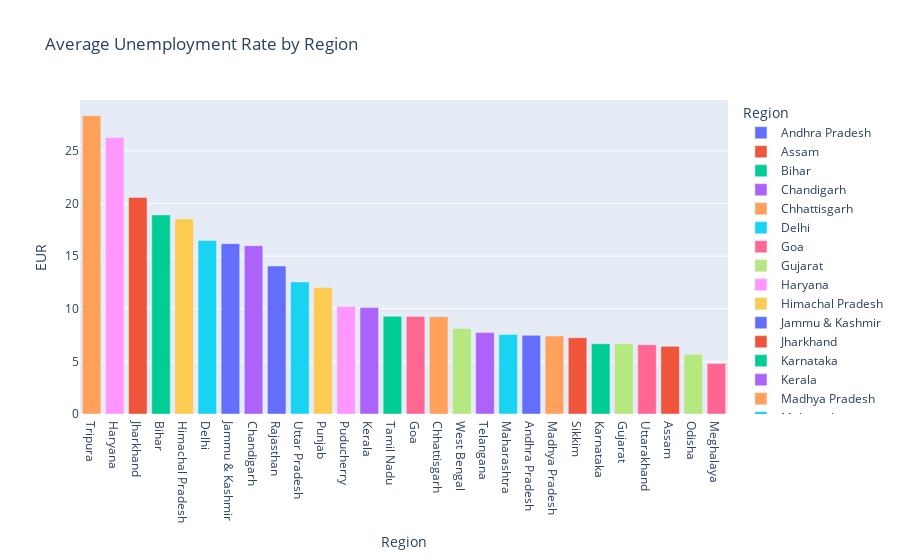

Notebook source saved alongside this figure:
### Code cell
import plotly.express as px
region = unemp_df.groupby(["Region"])[['EUR', "EE", "ELPR"]].mean()
region = pd.DataFrame(region).reset_index()

fig = px.bar(region, x="Region", y="EUR", color="Region", title="Average Unemployment Rate by Region")
fig.update_layout(xaxis={'categoryorder':'total descending'})
fig.show()

### Figure 1 — Plotly figure (JSON) as saved in the notebook; plotly's stock layout.template omitted (floating-point values rounded to 4 significant figures)
{"data": [{"alignmentgroup": "True", "hovertemplate": "Region=%{x}<br>EUR=%{y}<extra></extra>", "legendgroup": "Andhra Pradesh", "marker": {"color": "#636efa"}, "name": "Andhra Pradesh", "offsetgroup": "Andhra Pradesh", "orientation": "v", "showlegend": true, "textposition": "auto", "type": "bar", "x": ["Andhra Pradesh"], "xaxis": "x", "y": [7.477], "yaxis": "y"}, {"alignmentgroup": "True", "hovertemplate": "Region=%{x}<br>EUR=%{y}<extra></extra>", "legendgroup": "Assam", "marker": {"color": "#EF553B"}, "name": "Assam", "offsetgroup": "Assam", "orientation": "v", "showlegend": true, "textposition": "auto", "type": "bar", "x": ["Assam"], "xaxis": "x", "y": [6.428], "yaxis": "y"}, {"alignmentgroup": "True", "hovertemplate": "Region=%{x}<br>EUR=%{y}<extra></extra>", "legendgroup": "Bihar", "marker": {"color": "#00cc96"}, "name": "Bihar", "offsetgroup": "Bihar", "orientation": "v", "showlegend": true, "textposition": "auto", "type": "bar", "x": ["Bihar"], "xaxis": "x", "y": [18.92], "yaxis": "y"}, {"alignmentgroup": "True", "hovertemplate": "Region=%{x}<br>EUR=%{y}<extra></extra>", "legendgroup": "Chandigarh", "marker": {"color": "#ab63fa"}, "name": "Chandigarh", "offsetgroup": "Chandigarh", "orientation": "v", "showlegend": true, "textposition": "auto", "type": "bar", "x": ["Chandigarh"], "xaxis": "x", "y": [15.99], "yaxis": "y"}, {"alignmentgroup": "True", "hovertemplate": "Region=%{x}<br>EUR=%{y}<extra></extra>", "legendgroup": "Chhattisgarh", "marker": {"color": "#FFA15A"}, "name": "Chhattisgarh", "offsetgroup": "Chhattisgarh", "orientation": "v", "showlegend": true, "textposition": "auto", "type": "bar", "x": ["Chhattisgarh"], "xaxis": "x", "y": [9.24], "yaxis": "y"}, {"alignmentgroup": "True", "hovertemplate": "Region=%{x}<br>EUR=%{y}<extra></extra>", "legendgroup": "Delhi", "marker": {"color": "#19d3f3"}, "name": "Delhi", "offsetgroup": "Delhi", "orientation": "v", "showlegend": true, "textposition": "auto", "type": "bar", "x": ["Delhi"], "xaxis": "x", "y": [16.5], "yaxis": "y"}, {"alignmentgroup": "True", "hovertemplate": "Region=%{x}<br>EUR=%{y}<extra></extra>", "legendgroup": "Goa", "marker": {"color": "#FF6692"}, "name": "Goa", "offsetgroup": "Goa", "orientation": "v", "showlegend": true, "textposition": "auto", "type": "bar", "x": ["Goa"], "xaxis": "x", "y": [9.274], "yaxis": "y"}, {"alignmentgroup": "True", "hovertemplate": "Region=%{x}<br>EUR=%{y}<extra></extra>", "legendgroup": "Gujarat", "marker": {"color": "#B6E880"}, "name": "Gujarat", "offsetgroup": "Gujarat", "orientation": "v", "showlegend": true, "textposition": "auto", "type": "bar", "x": ["Gujarat"], "xaxis": "x", "y": [6.664], "yaxis": "y"}, {"alignmentgroup": "True", "hovertemplate": "Region=%{x}<br>EUR=%{y}<extra></extra>", "legendgroup": "Haryana", "marker": {"color": "#FF97FF"}, "name": "Haryana", "offsetgroup": "Haryana", "orientation": "v", "showlegend": true, "textposition": "auto", "type": "bar", "x": ["Haryana"], "xaxis": "x", "y": [26.28], "yaxis": "y"}, {"alignmentgroup": "True", "hovertemplate": "Region=%{x}<br>EUR=%{y}<extra></extra>", "legendgroup": "Himachal Pradesh", "marker": {"color": "#FECB52"}, "name": "Himachal Pradesh", "offsetgroup": "Himachal Pradesh", "orientation": "v", "showlegend": true, "textposition": "auto", "type": "bar", "x": ["Himachal Pradesh"], "xaxis": "x", "y": [18.54], "yaxis": "y"}, {"alignmentgroup": "True", "hovertemplate": "Region=%{x}<br>EUR=%{y}<extra></extra>", "legendgroup": "Jammu & Kashmir", "marker": {"color": "#636efa"}, "name": "Jammu & Kashmir", "offsetgroup": "Jammu & Kashmir", "orientation": "v", "showlegend": true, "textposition": "auto", "type": "bar", "x": ["Jammu & Kashmir"], "xaxis": "x", "y": [16.19], "yaxis": "y"}, {"alignmentgroup": "True", "hovertemplate": "Region=%{x}<br>EUR=%{y}<extra></extra>", "legendgroup": "Jharkhand", "marker": {"color": "#EF553B"}, "name": "Jharkhand", "offsetgroup": "Jharkhand", "orientation": "v", "showlegend": true, "textposition": "auto", "type": "bar", "x": ["Jharkhand"], "xaxis": "x", "y": [20.59], "yaxis": "y"}, {"alignmentgroup": "True", "hovertemplate": "Region=%{x}<br>EUR=%{y}<extra></extra>", "legendgroup": "Karnataka", "marker": {"color": "#00cc96"}, "name": "Karnataka", "offsetgroup": "Karnataka", "orientation": "v", "showlegend": true, "textposition": "auto", "type": "bar", "x": ["Karnataka"], "xaxis": "x", "y": [6.676], "yaxis": "y"}, {"alignmentgroup": "True", "hovertemplate": "Region=%{x}<br>EUR=%{y}<extra></extra>", "legendgroup": "Kerala", "marker": {"color": "#ab63fa"}, "name": "Kerala", "offsetgroup": "Kerala", "orientation": "v", "showlegend": true, "textposition": "auto", "type": "bar", "x": ["Kerala"], "xaxis": "x", "y": [10.12], "yaxis": "y"}, {"alignmentgroup": "True", "hovertemplate": "Region=%{x}<br>EUR=%{y}<extra></extra>", "legendgroup": "Madhya Pradesh", "marker": {"color": "#FFA15A"}, "name": "Madhya Pradesh", "offsetgroup": "Madhya Pradesh", "orientation": "v", "showlegend": true, "textposition": "auto", "type": "bar", "x": ["Madhya Pradesh"], "xaxis": "x", "y": [7.406], "yaxis": "y"}, {"alignmentgroup": "True", "hovertemplate": "Region=%{x}<br>EUR=%{y}<extra></extra>", "legendgroup": "Maharashtra", "marker": {"color": "#19d3f3"}, "name": "Maharashtra", "offsetgroup": "Maharashtra", "orientation": "v", "showlegend": true, "textposition": "auto", "type": "bar", "x": ["Maharashtra"], "xaxis": "x", "y": [7.557], "yaxis": "y"}, {"alignmentgroup": "True", "hovertemplate": "Region=%{x}<br>EUR=%{y}<extra></extra>", "legendgroup": "Meghalaya", "marker": {"color": "#FF6692"}, "name": "Meghalaya", "offsetgroup": "Meghalaya", "orientation": "v", "showlegend": true, "textposition": "auto", "type": "bar", "x": ["Meghalaya"], "xaxis": "x", "y": [4.799], "yaxis": "y"}, {"alignmentgroup": "True", "hovertemplate": "Region=%{x}<br>EUR=%{y}<extra></extra>", "legendgroup": "Odisha", "marker": {"color": "#B6E880"}, "name": "Odisha", "offsetgroup": "Odisha", "orientation": "v", "showlegend": true, "textposition": "auto", "type": "bar", "x": ["Odisha"], "xaxis": "x", "y": [5.658], "yaxis": "y"}, {"alignmentgroup": "True", "hovertemplate": "Region=%{x}<br>EUR=%{y}<extra></extra>", "legendgroup": "Puducherry", "marker": {"color": "#FF97FF"}, "name": "Puducherry", "offsetgroup": "Puducherry", "orientation": "v", "showlegend": true, "textposition": "auto", "type": "bar", "x": ["Puducherry"], "xaxis": "x", "y": [10.22], "yaxis": "y"}, {"alignmentgroup": "True", "hovertemplate": "Region=%{x}<br>EUR=%{y}<extra></extra>", "legendgroup": "Punjab", "marker": {"color": "#FECB52"}, "name": "Punjab", "offsetgroup": "Punjab", "orientation": "v", "showlegend": true, "textposition": "auto", "type": "bar", "x": ["Punjab"], "xaxis": "x", "y": [12.03], "yaxis": "y"}, {"alignmentgroup": "True", "hovertemplate": "Region=%{x}<br>EUR=%{y}<extra></extra>", "legendgroup": "Rajasthan", "marker": {"color": "#636efa"}, "name": "Rajasthan", "offsetgroup": "Rajasthan", "orientation": "v", "showlegend": true, "textposition": "auto", "type": "bar", "x": ["Rajasthan"], "xaxis": "x", "y": [14.06], "yaxis": "y"}, {"alignmentgroup": "True", "hovertemplate": "Region=%{x}<br>EUR=%{y}<extra></extra>", "legendgroup": "Sikkim", "marker": {"color": "#EF553B"}, "name": "Sikkim", "offsetgroup": "Sikkim", "orientation": "v", "showlegend": true, "textposition": "auto", "type": "bar", "x": ["Sikkim"], "xaxis": "x", "y": [7.249], "yaxis": "y"}, {"alignmentgroup": "True", "hovertemplate": "Region=%{x}<br>EUR=%{y}<extra></extra>", "legendgroup": "Tamil Nadu", "marker": {"color": "#00cc96"}, "name": "Tamil Nadu", "offsetgroup": "Tamil Nadu", "orientation": "v", "showlegend": true, "textposition": "auto", "type": "bar", "x": ["Tamil Nadu"], "xaxis": "x", "y": [9.284], "yaxis": "y"}, {"alignmentgroup": "True", "hovertemplate": "Region=%{x}<br>EUR=%{y}<extra></extra>", "legendgroup": "Telangana", "marker": {"color": "#ab63fa"}, "name": "Telangana", "offsetgroup": "Telangana", "orientation": "v", "showlegend": true, "textposition": "auto", "type": "bar", "x": ["Telangana"], "xaxis": "x", "y": [7.738], "yaxis": "y"}, {"alignmentgroup": "True", "hovertemplate": "Region=%{x}<br>EUR=%{y}<extra></extra>", "legendgroup": "Tripura", "marker": {"color": "#FFA15A"}, "name": "Tripura", "offsetgroup": "Tripura", "orientation": "v", "showlegend": true, "textposition": "auto", "type": "bar", "x": ["Tripura"], "xaxis": "x", "y": [28.35], "yaxis": "y"}, {"alignmentgroup": "True", "hovertemplate": "Region=%{x}<br>EUR=%{y}<extra></extra>", "legendgroup": "Uttar Pradesh", "marker": {"color": "#19d3f3"}, "name": "Uttar Pradesh", "offsetgroup": "Uttar Pradesh", "orientation": "v", "showlegend": true, "textposition": "auto", "type": "bar", "x": ["Uttar Pradesh"], "xaxis": "x", "y": [12.55], "yaxis": "y"}, {"alignmentgroup": "True", "hovertemplate": "Region=%{x}<br>EUR=%{y}<extra></extra>", "legendgroup": "Uttarakhand", "marker": {"color": "#FF6692"}, "name": "Uttarakhand", "offsetgroup": "Uttarakhand", "orientation": "v", "showlegend": true, "textposition": "auto", "type": "bar", "x": ["Uttarakhand"], "xaxis": "x", "y": [6.583], "yaxis": "y"}, {"alignmentgroup": "True", "hovertemplate": "Region=%{x}<br>EUR=%{y}<extra></extra>", "legendgroup": "West Bengal", "marker": {"color": "#B6E880"}, "name": "West Bengal", "offsetgroup": "West Bengal", "orientation": "v", "showlegend": true, "textposition": "auto", "type": "bar", "x": ["West Bengal"], "xaxis": "x", "y": [8.125], "yaxis": "y"}], "layout": {"barmode": "relative", "legend": {"title": {"text": "Region"}, "tracegroupgap": 0}, "title": {"text": "Average Unemployment Rate by Region"}, "xaxis": {"anchor": "y", "categoryarray": ["Andhra Pradesh", "Assam", "Bihar", "Chandigarh", "Chhattisgarh", "Delhi", "Goa", "Gujarat", "Haryana", "Himachal Pradesh", "Jammu & Kashmir", "Jharkhand", "Karnataka", "Kerala", "Madhya Pradesh", "Maharashtra", "Meghalaya", "Odisha", "Puducherry", "Punjab", "Rajasthan", "Sikkim", "Tamil Nadu", "Telangana", "Tripura", "Uttar Pradesh", "Uttarakhand", "West Bengal"], "categoryorder": "total descending", "domain": [0, 1], "title": {"text": "Region"}}, "yaxis": {"anchor": "x", "domain": [0, 1], "title": {"text": "EUR"}}}}
